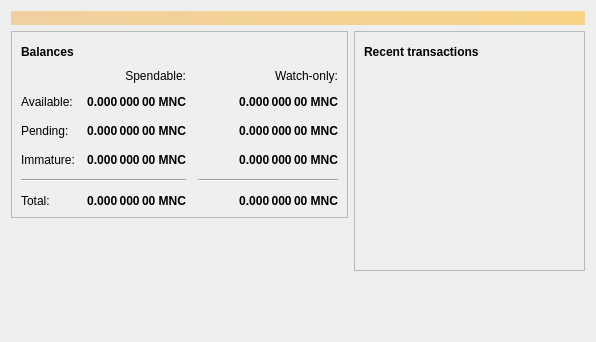
<?xml version="1.0" encoding="UTF-8"?>
<ui version="4.0">
 <class>OverviewPage</class>
 <widget class="QWidget" name="OverviewPage">
  <property name="geometry">
   <rect>
    <x>0</x>
    <y>0</y>
    <width>596</width>
    <height>342</height>
   </rect>
  </property>
  <property name="windowTitle">
   <string>Form</string>
  </property>
  <layout class="QVBoxLayout" name="topLayout">
   <item>
    <widget class="QLabel" name="labelAlerts">
     <property name="visible">
      <bool>false</bool>
     </property>
     <property name="styleSheet">
      <string notr="true">QLabel { background-color: qlineargradient(x1: 0, y1: 0, x2: 1, y2: 0, stop:0 #F0D0A0, stop:1 #F8D488); color:#000000; }</string>
     </property>
     <property name="wordWrap">
      <bool>true</bool>
     </property>
     <property name="margin">
      <number>3</number>
     </property>
     <property name="textInteractionFlags">
      <set>Qt::TextSelectableByMouse</set>
     </property>
    </widget>
   </item>
   <item>
    <layout class="QHBoxLayout" name="horizontalLayout" stretch="1,1">
     <item>
      <layout class="QVBoxLayout" name="verticalLayout_2">
       <item>
        <widget class="QFrame" name="frame">
         <property name="frameShape">
          <enum>QFrame::StyledPanel</enum>
         </property>
         <property name="frameShadow">
          <enum>QFrame::Raised</enum>
         </property>
         <layout class="QVBoxLayout" name="verticalLayout_4">
          <item>
           <layout class="QHBoxLayout" name="horizontalLayout_4">
            <item>
             <widget class="QLabel" name="label_5">
              <property name="font">
               <font>
                <weight>75</weight>
                <bold>true</bold>
               </font>
              </property>
              <property name="text">
               <string>Balances</string>
              </property>
             </widget>
            </item>
            <item>
             <widget class="QPushButton" name="labelWalletStatus">
              <property name="enabled">
               <bool>false</bool>
              </property>
              <property name="maximumSize">
               <size>
                <width>30</width>
                <height>16777215</height>
               </size>
              </property>
              <property name="toolTip">
               <string>The displayed information may be out of date. Your wallet automatically synchronizes with the Moneycoincoin network after a connection is established, but this process has not completed yet.</string>
              </property>
              <property name="text">
               <string/>
              </property>
              <property name="icon">
               <iconset resource="../bitcoin.qrc">
                <normaloff>:/icons/warning</normaloff>
                <disabledoff>:/icons/warning</disabledoff>:/icons/warning</iconset>
              </property>
              <property name="iconSize">
               <size>
                <width>24</width>
                <height>24</height>
               </size>
              </property>
              <property name="flat">
               <bool>true</bool>
              </property>
             </widget>
            </item>
            <item>
             <spacer name="horizontalSpacer_3">
              <property name="orientation">
               <enum>Qt::Horizontal</enum>
              </property>
              <property name="sizeHint" stdset="0">
               <size>
                <width>40</width>
                <height>20</height>
               </size>
              </property>
             </spacer>
            </item>
           </layout>
          </item>
          <item>
           <layout class="QGridLayout" name="gridLayout">
            <property name="spacing">
             <number>12</number>
            </property>
            <item row="2" column="2">
             <widget class="QLabel" name="labelWatchPending">
              <property name="font">
               <font>
                <weight>75</weight>
                <bold>true</bold>
               </font>
              </property>
              <property name="cursor">
               <cursorShape>IBeamCursor</cursorShape>
              </property>
              <property name="toolTip">
               <string>Unconfirmed transactions to watch-only addresses</string>
              </property>
              <property name="text">
               <string notr="true">0.000 000 00 MNC</string>
              </property>
              <property name="alignment">
               <set>Qt::AlignRight|Qt::AlignTrailing|Qt::AlignVCenter</set>
              </property>
              <property name="textInteractionFlags">
               <set>Qt::LinksAccessibleByMouse|Qt::TextSelectableByKeyboard|Qt::TextSelectableByMouse</set>
              </property>
             </widget>
            </item>
            <item row="2" column="1">
             <widget class="QLabel" name="labelUnconfirmed">
              <property name="font">
               <font>
                <weight>75</weight>
                <bold>true</bold>
               </font>
              </property>
              <property name="cursor">
               <cursorShape>IBeamCursor</cursorShape>
              </property>
              <property name="toolTip">
               <string>Total of transactions that have yet to be confirmed, and do not yet count toward the spendable balance</string>
              </property>
              <property name="text">
               <string notr="true">0.000 000 00 MNC</string>
              </property>
              <property name="alignment">
               <set>Qt::AlignRight|Qt::AlignTrailing|Qt::AlignVCenter</set>
              </property>
              <property name="textInteractionFlags">
               <set>Qt::LinksAccessibleByMouse|Qt::TextSelectableByKeyboard|Qt::TextSelectableByMouse</set>
              </property>
             </widget>
            </item>
            <item row="3" column="2">
             <widget class="QLabel" name="labelWatchImmature">
              <property name="font">
               <font>
                <weight>75</weight>
                <bold>true</bold>
               </font>
              </property>
              <property name="cursor">
               <cursorShape>IBeamCursor</cursorShape>
              </property>
              <property name="toolTip">
               <string>Mined balance in watch-only addresses that has not yet matured</string>
              </property>
              <property name="text">
               <string notr="true">0.000 000 00 MNC</string>
              </property>
              <property name="alignment">
               <set>Qt::AlignRight|Qt::AlignTrailing|Qt::AlignVCenter</set>
              </property>
              <property name="textInteractionFlags">
               <set>Qt::LinksAccessibleByMouse|Qt::TextSelectableByKeyboard|Qt::TextSelectableByMouse</set>
              </property>
             </widget>
            </item>
            <item row="4" column="0" colspan="2">
             <widget class="Line" name="line">
              <property name="orientation">
               <enum>Qt::Horizontal</enum>
              </property>
             </widget>
            </item>
            <item row="4" column="2">
             <widget class="Line" name="lineWatchBalance">
              <property name="sizePolicy">
               <sizepolicy hsizetype="Preferred" vsizetype="Fixed">
                <horstretch>0</horstretch>
                <verstretch>0</verstretch>
               </sizepolicy>
              </property>
              <property name="minimumSize">
               <size>
                <width>140</width>
                <height>0</height>
               </size>
              </property>
              <property name="orientation">
               <enum>Qt::Horizontal</enum>
              </property>
             </widget>
            </item>
            <item row="5" column="0">
             <widget class="QLabel" name="labelTotalText">
              <property name="text">
               <string>Total:</string>
              </property>
             </widget>
            </item>
            <item row="3" column="1">
             <widget class="QLabel" name="labelImmature">
              <property name="font">
               <font>
                <weight>75</weight>
                <bold>true</bold>
               </font>
              </property>
              <property name="cursor">
               <cursorShape>IBeamCursor</cursorShape>
              </property>
              <property name="toolTip">
               <string>Mined balance that has not yet matured</string>
              </property>
              <property name="text">
               <string notr="true">0.000 000 00 MNC</string>
              </property>
              <property name="alignment">
               <set>Qt::AlignRight|Qt::AlignTrailing|Qt::AlignVCenter</set>
              </property>
              <property name="textInteractionFlags">
               <set>Qt::LinksAccessibleByMouse|Qt::TextSelectableByKeyboard|Qt::TextSelectableByMouse</set>
              </property>
             </widget>
            </item>
            <item row="2" column="3">
             <spacer name="horizontalSpacer_2">
              <property name="orientation">
               <enum>Qt::Horizontal</enum>
              </property>
              <property name="sizeHint" stdset="0">
               <size>
                <width>40</width>
                <height>20</height>
               </size>
              </property>
             </spacer>
            </item>
            <item row="3" column="0">
             <widget class="QLabel" name="labelImmatureText">
              <property name="text">
               <string>Immature:</string>
              </property>
             </widget>
            </item>
            <item row="5" column="1">
             <widget class="QLabel" name="labelTotal">
              <property name="font">
               <font>
                <weight>75</weight>
                <bold>true</bold>
               </font>
              </property>
              <property name="cursor">
               <cursorShape>IBeamCursor</cursorShape>
              </property>
              <property name="toolTip">
               <string>Your current total balance</string>
              </property>
              <property name="text">
               <string notr="true">0.000 000 00 MNC</string>
              </property>
              <property name="alignment">
               <set>Qt::AlignRight|Qt::AlignTrailing|Qt::AlignVCenter</set>
              </property>
              <property name="textInteractionFlags">
               <set>Qt::LinksAccessibleByMouse|Qt::TextSelectableByKeyboard|Qt::TextSelectableByMouse</set>
              </property>
             </widget>
            </item>
            <item row="5" column="2">
             <widget class="QLabel" name="labelWatchTotal">
              <property name="font">
               <font>
                <weight>75</weight>
                <bold>true</bold>
               </font>
              </property>
              <property name="cursor">
               <cursorShape>IBeamCursor</cursorShape>
              </property>
              <property name="toolTip">
               <string>Current total balance in watch-only addresses</string>
              </property>
              <property name="text">
               <string notr="true">0.000 000 00 MNC</string>
              </property>
              <property name="alignment">
               <set>Qt::AlignRight|Qt::AlignTrailing|Qt::AlignVCenter</set>
              </property>
              <property name="textInteractionFlags">
               <set>Qt::LinksAccessibleByMouse|Qt::TextSelectableByKeyboard|Qt::TextSelectableByMouse</set>
              </property>
             </widget>
            </item>
            <item row="0" column="2">
             <widget class="QLabel" name="labelWatchonly">
              <property name="text">
               <string>Watch-only:</string>
              </property>
              <property name="alignment">
               <set>Qt::AlignRight|Qt::AlignTrailing|Qt::AlignVCenter</set>
              </property>
             </widget>
            </item>
            <item row="1" column="0">
             <widget class="QLabel" name="labelBalanceText">
              <property name="text">
               <string>Available:</string>
              </property>
             </widget>
            </item>
            <item row="1" column="1">
             <widget class="QLabel" name="labelBalance">
              <property name="font">
               <font>
                <weight>75</weight>
                <bold>true</bold>
               </font>
              </property>
              <property name="cursor">
               <cursorShape>IBeamCursor</cursorShape>
              </property>
              <property name="toolTip">
               <string>Your current spendable balance</string>
              </property>
              <property name="text">
               <string notr="true">0.000 000 00 MNC</string>
              </property>
              <property name="alignment">
               <set>Qt::AlignRight|Qt::AlignTrailing|Qt::AlignVCenter</set>
              </property>
              <property name="textInteractionFlags">
               <set>Qt::LinksAccessibleByMouse|Qt::TextSelectableByKeyboard|Qt::TextSelectableByMouse</set>
              </property>
             </widget>
            </item>
            <item row="1" column="2">
             <widget class="QLabel" name="labelWatchAvailable">
              <property name="font">
               <font>
                <weight>75</weight>
                <bold>true</bold>
               </font>
              </property>
              <property name="cursor">
               <cursorShape>IBeamCursor</cursorShape>
              </property>
              <property name="toolTip">
               <string>Your current balance in watch-only addresses</string>
              </property>
              <property name="text">
               <string notr="true">0.000 000 00 MNC</string>
              </property>
              <property name="alignment">
               <set>Qt::AlignRight|Qt::AlignTrailing|Qt::AlignVCenter</set>
              </property>
              <property name="textInteractionFlags">
               <set>Qt::LinksAccessibleByMouse|Qt::TextSelectableByKeyboard|Qt::TextSelectableByMouse</set>
              </property>
             </widget>
            </item>
            <item row="2" column="0">
             <widget class="QLabel" name="labelPendingText">
              <property name="text">
               <string>Pending:</string>
              </property>
             </widget>
            </item>
            <item row="0" column="1">
             <widget class="QLabel" name="labelSpendable">
              <property name="text">
               <string>Spendable:</string>
              </property>
              <property name="alignment">
               <set>Qt::AlignRight|Qt::AlignTrailing|Qt::AlignVCenter</set>
              </property>
             </widget>
            </item>
           </layout>
          </item>
         </layout>
        </widget>
       </item>
       <item>
        <spacer name="verticalSpacer">
         <property name="orientation">
          <enum>Qt::Vertical</enum>
         </property>
         <property name="sizeHint" stdset="0">
          <size>
           <width>20</width>
           <height>40</height>
          </size>
         </property>
        </spacer>
       </item>
      </layout>
     </item>
     <item>
      <layout class="QVBoxLayout" name="verticalLayout_3">
       <item>
        <widget class="QFrame" name="frame_2">
         <property name="frameShape">
          <enum>QFrame::StyledPanel</enum>
         </property>
         <property name="frameShadow">
          <enum>QFrame::Raised</enum>
         </property>
         <layout class="QVBoxLayout" name="verticalLayout">
          <item>
           <layout class="QHBoxLayout" name="horizontalLayout_2">
            <item>
             <widget class="QLabel" name="label_4">
              <property name="font">
               <font>
                <weight>75</weight>
                <bold>true</bold>
               </font>
              </property>
              <property name="text">
               <string>Recent transactions</string>
              </property>
             </widget>
            </item>
            <item>
             <widget class="QPushButton" name="labelTransactionsStatus">
              <property name="enabled">
               <bool>false</bool>
              </property>
              <property name="maximumSize">
               <size>
                <width>30</width>
                <height>16777215</height>
               </size>
              </property>
              <property name="toolTip">
               <string>The displayed information may be out of date. Your wallet automatically synchronizes with the Moneycoincoin network after a connection is established, but this process has not completed yet.</string>
              </property>
              <property name="text">
               <string/>
              </property>
              <property name="icon">
               <iconset resource="../bitcoin.qrc">
                <normaloff>:/icons/warning</normaloff>
                <disabledoff>:/icons/warning</disabledoff>:/icons/warning</iconset>
              </property>
              <property name="iconSize">
               <size>
                <width>24</width>
                <height>24</height>
               </size>
              </property>
              <property name="flat">
               <bool>true</bool>
              </property>
             </widget>
            </item>
            <item>
             <spacer name="horizontalSpacer">
              <property name="orientation">
               <enum>Qt::Horizontal</enum>
              </property>
              <property name="sizeHint" stdset="0">
               <size>
                <width>40</width>
                <height>20</height>
               </size>
              </property>
             </spacer>
            </item>
           </layout>
          </item>
          <item>
           <widget class="QListView" name="listTransactions">
            <property name="styleSheet">
             <string notr="true">QListView { background: transparent; }</string>
            </property>
            <property name="frameShape">
             <enum>QFrame::NoFrame</enum>
            </property>
            <property name="verticalScrollBarPolicy">
             <enum>Qt::ScrollBarAlwaysOff</enum>
            </property>
            <property name="horizontalScrollBarPolicy">
             <enum>Qt::ScrollBarAlwaysOff</enum>
            </property>
            <property name="selectionMode">
             <enum>QAbstractItemView::NoSelection</enum>
            </property>
           </widget>
          </item>
         </layout>
        </widget>
       </item>
       <item>
        <spacer name="verticalSpacer_2">
         <property name="orientation">
          <enum>Qt::Vertical</enum>
         </property>
         <property name="sizeHint" stdset="0">
          <size>
           <width>20</width>
           <height>40</height>
          </size>
         </property>
        </spacer>
       </item>
      </layout>
     </item>
    </layout>
   </item>
  </layout>
 </widget>
 <resources/>
 <connections/>
</ui>
